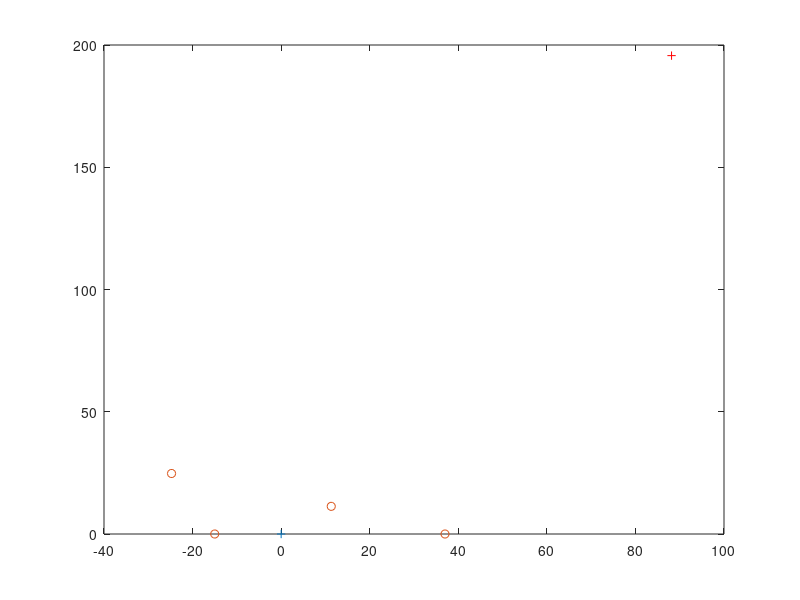

Write MATLAB code to recreate this figure.
format compact
clc
clear all
close all

l = 15
r = 37
fl = 35
fr = 16
%mc_x 4 mc_y 8

a1 = sqrt(1/2) * fr
a2 = sqrt(1/2) * fl
a3 = r
a4 = l

max_x_neg = min(a2, a4)
min_x_pos = min(a1, a3)
min_y_pos = min(a1, a2)

%mc_x = (a1 + a3 - a2 - a4) / 4
%mc_y = (a1 + a2) / 4
mc_x = 90 + (min_x_pos - max_x_neg) / 2
mc_y = 190 + min_y_pos / 2

plot(0, 0, '+');
hold on;
x = [a1, -a2, a3, -a4];
y = [a1, a2, 0, 0];
plot(x, y, 'o');
plot(mc_x, mc_y, 'r+');